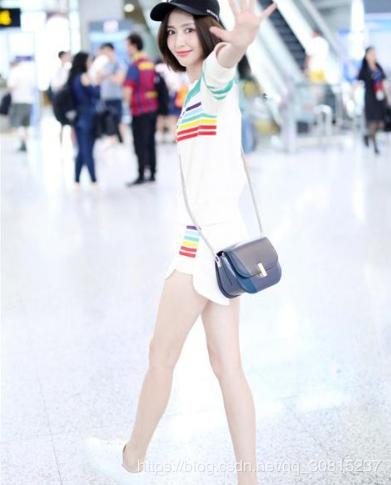
//> input picture opencv_cpp/111temp.png, 391 x 485 px
$ ./M_9.5_模板匹配   (built with g++ and OpenCV 4)
//> lines starting //> are read from the running program, lines starting //| are printed output that depends on the picture; after the words box and inside, x2 and y2 are one past the last pixel; in counts of white or black regions, pixels touching at a corner belong together
/*
9.5模板匹配的概念与原理
模板匹配是一项在一幅图像中寻找与另外一幅模板图像最匹配(相似)部分的技术;
在opencv2和opencv3中,模板匹配由MatchTemplate()函数完成;
模板匹配不是基于直方图的,而是通过在输入图像上滑动图像块;
对实际的图像块和输入图像进行匹配的一种匹配方法;

实现模板匹配:matchTemplate()函数
matchTemplate()函数用于匹配出和模板重叠的图像区域
C++:void matchTemplate(InputArray image,InputArray temp1,OutputArray result,int method);
第一个参数:InputArray类型的image,待搜索的图像,需要为8位或者32位浮点型图像;
第二个参数:InputArray类型的temp1,搜索模板,需要和源图片有一样的数据类型,且尺寸不能大于源图像;
第三个参数:OutputArray类型的result,比较结果的映射图像;其必须为单通道,32位浮点型图像,如果
图像尺寸时W*H,而temp1尺寸时W*h,则此参数result一定是(W-w+1)*(H-h+1);
第四个参数:int类型的method,指定的匹配方法;

1.平方差匹配法 method=TM_SQDIFF
这类方法利用平方差进行匹配,最好匹配为0;若匹配越差,匹配值越大;
2.归一化平方差匹配法 method=TM_SQDIFF_NORMED
3.相关匹配法 method=TM_CCORR
这类方法采用模板和图像键的乘法操作,所以较大的数表示匹配程度较高,0表示最坏的匹配效果;
4.归一化相关匹配法 method=TM_CCORR_NORMED
5.系数匹配法 method=TM_CCOEFF
这类方法将模板对其均值的相对值与图像对其均值的相关值进行匹配,
1表示完美匹配,-1表示糟糕的匹配,而0表示没有任何相关性(随机序列)
6.归一化相关系数匹配法method=TM_CCOEFF_NORMED

通常,随着从简单的测量(平方差)到更复杂的测量(相关系数),可以获得越来越准确的匹配;
同时也会以越来越大的计算量为代价;
比较科学的办法是对所有这些办法多次测试实验,以便为自己的应用选择同时兼顾速度和精度
的最佳方案;
*/

#include<iostream>
#include<opencv2/opencv.hpp>
#include<opencv2/imgproc/imgproc.hpp>
#include<opencv2/core/core.hpp>
using namespace std;
using namespace cv;
int g_nMatch_Method;
int g_nMaxTrackbarNum = 5;
void on_Matching(int ,void* );
Mat src_img, dst_img, gray_img, mask_img, edge_img, temp_img;
int main()
{
	src_img = imread("111temp.png", 1);//读入图片数据
//> src_img is the input picture: 485 rows x 391 cols, CV_8UC3; mean B, G, R 224.8, 217.4, 215.7
	//src_img = imread("lena.jpg", 1);//读入图片数据
	if (src_img.empty())
	{
		cout << "can not open or find the img" << endl;
		return -1;
	}
	//图片需要修改
	dst_img = imread("111.png", 1);
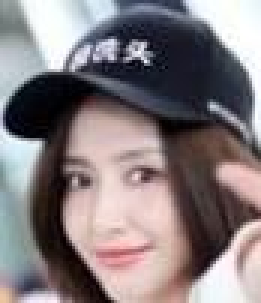
//> input picture opencv_cpp/111.png, 87 x 101 px (shown 3 times larger)
//> dst_img is the input picture: 101 rows x 87 cols, CV_8UC3; mean B, G, R 126.5, 124, 133.2
	//dst_img = imread("lena.jpg",1);
	if (dst_img.empty())
	{
		cout << "can not open or find the img" << endl;
		return -1;
	}
	namedWindow("src_img",WINDOW_AUTOSIZE);
	namedWindow("dst_img", WINDOW_AUTOSIZE);
	//创建滑动条并进行一次初始化
	createTrackbar("方法","src_img",&g_nMatch_Method,g_nMaxTrackbarNum,on_Matching);
	on_Matching(0,0);
	waitKey(0);
	return 0;
}
void on_Matching(int, void*)
{
	//给局部变量初始化
	src_img.copyTo(temp_img);
	//初始化用于结果输出的矩阵
	int resultImage_cols = src_img.cols - dst_img.cols + 1;
//> resultImage_cols = 305
	int resultImage_rows = src_img.rows - dst_img.rows + 1;
//> resultImage_rows = 385
	edge_img.create(resultImage_cols, resultImage_rows, CV_32FC1);
	//进行匹配和标准化
	matchTemplate(src_img,dst_img,edge_img,g_nMatch_Method);
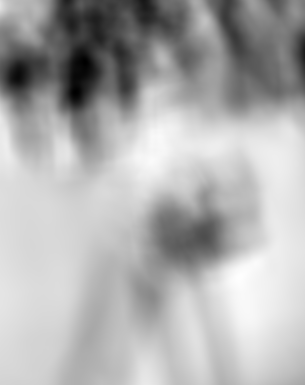
//> edge_img: 385 rows x 305 cols, CV_32FC1; min 244912336, max 570514560, mean 467700128; drawn with min black and max white
	normalize(edge_img, edge_img,0,1,NORM_MINMAX,-1,Mat());

	//通过函数minMaxLoc定位最匹配的位置
	double minValue;
	double MaxValue;
	Point minLocation;
	Point maxLoaction;
	Point matchLocation;
	minMaxLoc(edge_img,&minValue,&MaxValue,&minLocation,&maxLoaction,Mat());
//> minValue = 0; MaxValue = 1; minLocation = Point(85, 62); maxLoaction = Point(240, 276)

	//对于方法SQDIFF和SQDIFF_NORMED,越小的数值有着更高的匹配结果,而其余的方法,
	//数值越大匹配效果越好;
	if (g_nMatch_Method == TM_SQDIFF || g_nMatch_Method == TM_SQDIFF_NORMED)
	{
		matchLocation = minLocation;
//> matchLocation = Point(85, 62)
	}
	else
	{
		matchLocation = maxLoaction;
	}

	//绘制出矩形,并显示最终结果
	rectangle(temp_img, matchLocation,Point(matchLocation.x+dst_img.cols,matchLocation.y+
	dst_img.rows),Scalar(0,0,255),2,8,0);
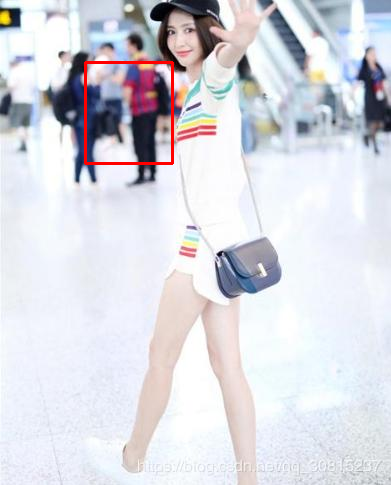
//> temp_img: 485 rows x 391 cols, CV_8UC3; 0.59% of pixels changed, all inside (x1, y1, x2, y2) = (84, 61, 174, 165)

	rectangle(edge_img, matchLocation, Point(matchLocation.x + dst_img.cols, matchLocation.y +
		dst_img.rows), Scalar(0, 0, 255), 2, 8, 0);
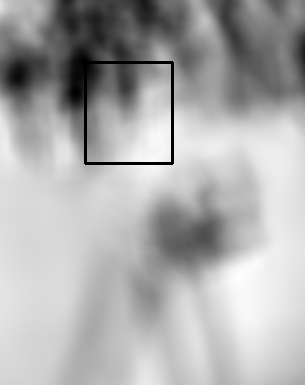
//> edge_img: 385 rows x 305 cols, CV_32FC1; min 0, max 1, mean 0.679
	imshow("src_img",src_img);
	imshow("dst_img",dst_img);

}
